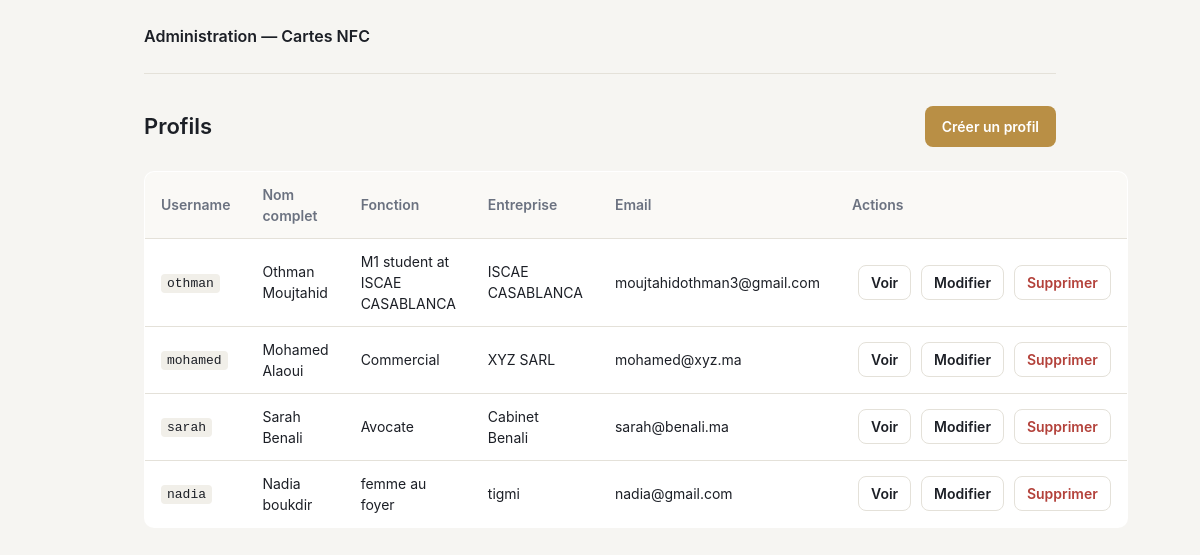
The page /admin on the database its author committed.
### models.py (models this page shows, shortened)
class Profile(db.Model):
    __tablename__ = "profiles"
    id        = db.Column(db.Integer, primary_key=True)
    username  = db.Column(db.String(50), unique=True, nullable=False)
    full_name = db.Column(db.String(100), nullable=False)
    job_title = db.Column(db.String(100), nullable=False)
    company   = db.Column(db.String(100), nullable=False)
    email     = db.Column(db.String(120), nullable=False)
    linkedin  = db.Column(db.String(100), nullable=True)

### app.py (the view)
@app.route("/admin")
def admin_list():
    profiles = Profile.query.order_by(Profile.id).all()
    return render_template("admin/list.html", profiles=profiles)

### templates/admin/list.html (shortened to what this page needs)
{% extends "admin/base.html" %}
{% block content %}
  <div class="admin-toolbar">
    <h1 class="admin-title">Profils</h1>
    <a href="{{ url_for('admin_create') }}" class="btn btn-primary">Créer un profil</a>
  </div>
  {% if profiles %}
    <table class="admin-table">
      <thead>
        <tr>
          <th>Username</th>
          <th>Nom complet</th>
          <th>Fonction</th>
          <th>Entreprise</th>
          <th>Email</th>
          <th class="col-actions">Actions</th>
        </tr>
      </thead>
      <tbody>
        {% for profile in profiles %}
          <tr>
            <td><code>{{ profile.username }}</code></td>
            <td>{{ profile.full_name }}</td>
            <td>{{ profile.job_title }}</td>
            <td>{{ profile.company }}</td>
            <td>{{ profile.email }}</td>
            <td class="col-actions">
              <a href="{{ url_for('public_profile', username=profile.username) }}" class="btn btn-ghost" target="_blank">Voir</a>
              <a href="{{ url_for('admin_edit', profile_id=profile.id) }}" class="btn btn-ghost">Modifier</a>
              <a href="{{ url_for('admin_delete', profile_id=profile.id) }}" class="btn btn-danger-ghost">Supprimer</a>
            </td>
          </tr>
        {% endfor %}
      </tbody>
    </table>
  {% else %}
    <p class="admin-empty">Aucun profil pour l'instant. Clique sur "Créer un profil" pour commencer.</p>
  {% endif %}
{% endblock %}

### templates/admin/base.html (shortened to what this page needs)
<!DOCTYPE html>
<html lang="fr">
<head>
  <link rel="stylesheet" href="{{ url_for('static', filename='admin.css') }}">
</head>
<body>
  <div class="admin-shell">
    <header class="admin-header">
      <a href="{{ url_for('admin_list') }}" class="admin-brand">Administration — Cartes NFC</a>
    </header>
    <main class="admin-main">
      {% block content %}{% endblock %}
    </main>
  </div>
</body>
</html>

### static/admin.css (style rules this page uses)
:root { --admin-bg: #f6f5f2; --admin-surface: #ffffff; --admin-border: #e4e1d9; --admin-ink: #1c1f26; --admin-ink-soft: #6b7280; --admin-accent: #b98f45; --admin-accent-hover: #a67c38; --admin-danger: #b3413a; --admin-danger-hover: #97332d; --admin-radius: 10px; }
* { box-sizing: border-box; }
body { margin: 0; background: var(--admin-bg); color: var(--admin-ink); font-family: "Inter", -apple-system, BlinkMacSystemFont, "Segoe UI", sans-serif; font-size: 15px; line-height: 1.5; }
.admin-shell { max-width: 960px; margin: 0 auto; padding: 0 24px 64px; }
.admin-header { padding: 24px 0; border-bottom: 1px solid var(--admin-border); margin-bottom: 32px; }
.admin-brand { font-weight: 600; font-size: 16px; color: var(--admin-ink); text-decoration: none; }
.admin-title { font-size: 22px; font-weight: 600; margin: 0 0 24px; }
.admin-toolbar { display: flex; align-items: center; justify-content: space-between; margin-bottom: 24px; }
.admin-toolbar .admin-title { margin: 0; }
.btn { display: inline-block; padding: 9px 16px; border-radius: 8px; font-size: 14px; font-weight: 600; text-decoration: none; border: 1px solid transparent; cursor: pointer; font-family: inherit; }
.btn-primary { background: var(--admin-accent); color: #ffffff; }
.btn-ghost { background: transparent; color: var(--admin-ink); border-color: var(--admin-border); }
.btn-danger-ghost { background: transparent; color: var(--admin-danger); border-color: var(--admin-border); }
.admin-table { width: 100%; border-collapse: collapse; background: var(--admin-surface); border: 1px solid var(--admin-border); border-radius: var(--admin-radius); overflow: hidden; }
.admin-table th, .admin-table td { text-align: left; padding: 12px 16px; border-bottom: 1px solid var(--admin-border); font-size: 14px; }
.admin-table th { background: #faf9f6; font-weight: 600; color: var(--admin-ink-soft); text-transform: none; }
.admin-table tbody tr:last-child td { border-bottom: none; }
.admin-table code { background: #f1efe9; padding: 2px 6px; border-radius: 4px; font-size: 13px; }
.col-actions { white-space: nowrap; text-align: right; }
.col-actions .btn { margin-left: 6px; padding: 6px 12px; }

### rows shown on the page
Profile: username "othman", full_name "Othman Moujtahid", job_title "M1 student at ISCAE CASABLANCA", company "ISCAE CASABLANCA", email "moujtahidothman3@gmail.com"
Profile: username "mohamed", full_name "Mohamed Alaoui", job_title "Commercial", company "XYZ SARL", email "mohamed@xyz.ma"
Profile: username "sarah", full_name "Sarah Benali", job_title "Avocate", company "Cabinet Benali", email "sarah@benali.ma"
Profile: username "nadia", full_name "Nadia boukdir", job_title "femme au foyer", company "tigmi", email "nadia@gmail.com"
